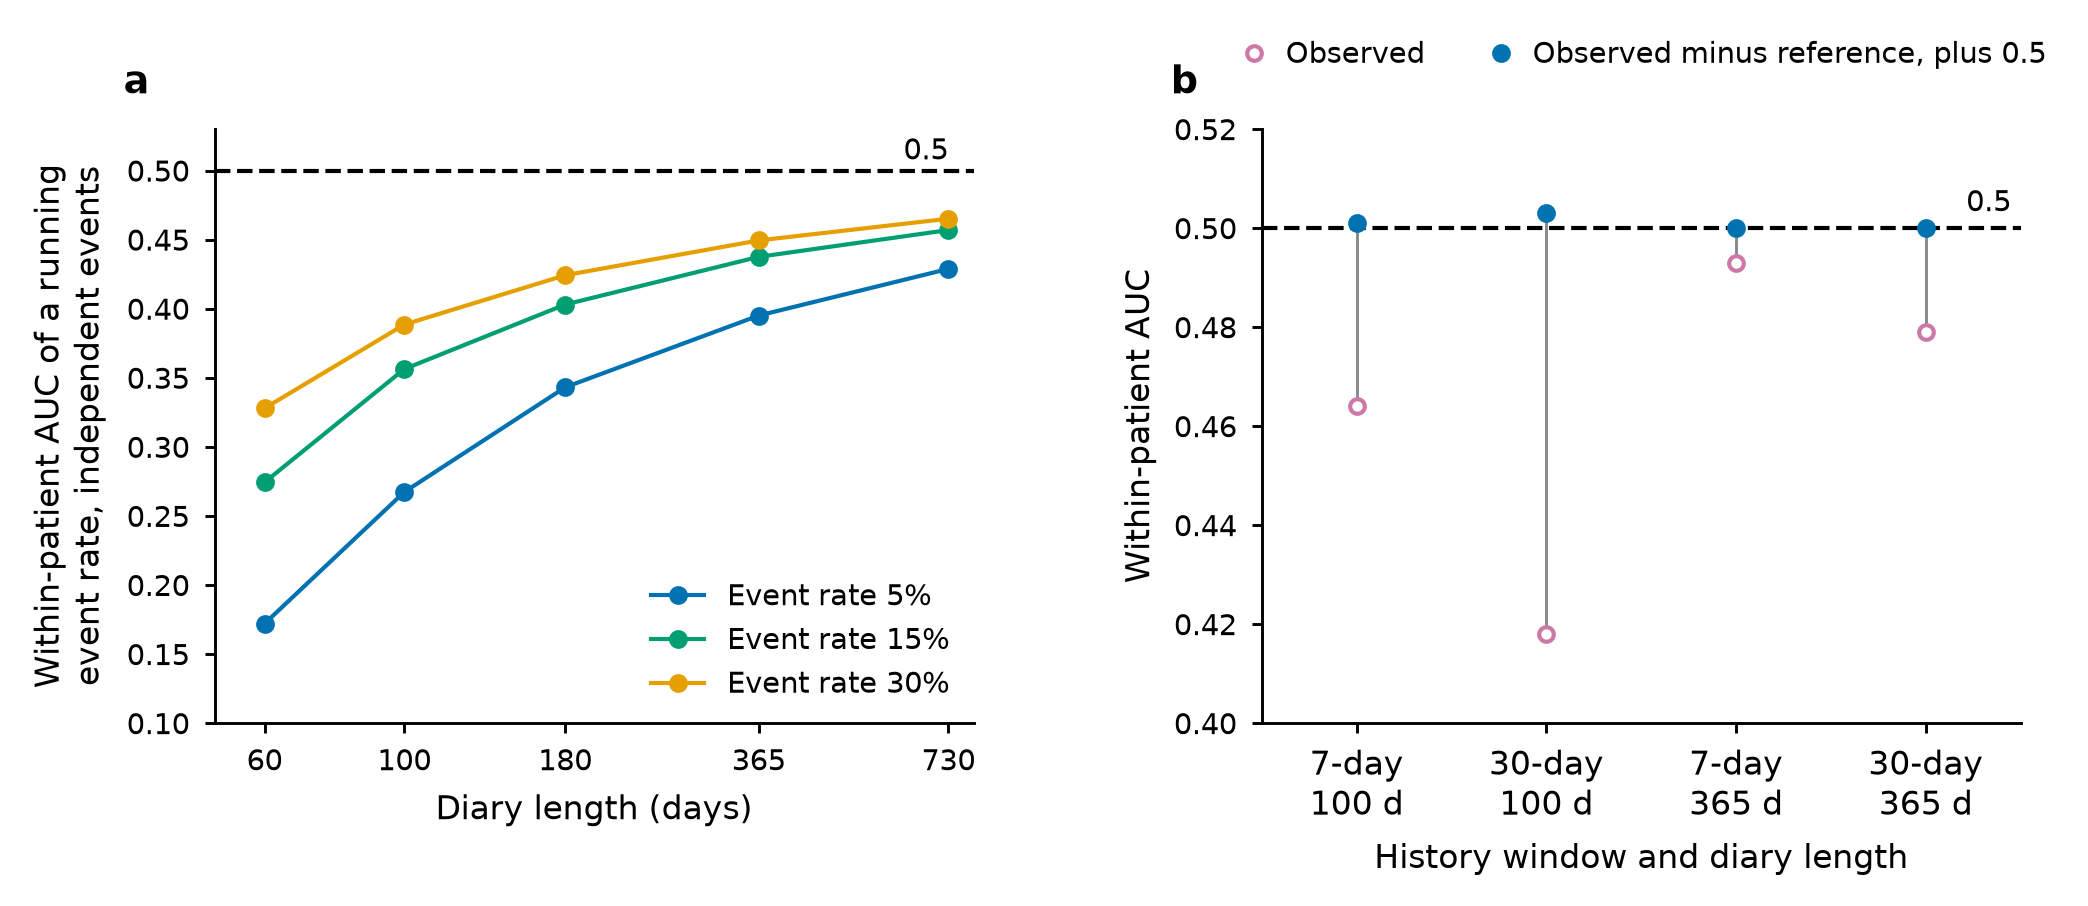

This figure's Python source:
from pathlib import Path
import json
import numpy as np
import matplotlib.pyplot as plt
from matplotlib.lines import Line2D

HERE = Path(__file__).resolve().parent
PROJECT = HERE.parent
GRID_FILE = PROJECT / "results" / "history_bias_grid.json"
FIX_FILE = PROJECT / "results" / "history_bias_fix.json"

# Okabe-Ito colors and compact journal styling.
BLUE = "#0072B2"
GREEN = "#009E73"
PINK = "#CC79A7"
ORANGE = "#E69F00"
BLACK = "#000000"
GRAY = "#888888"
MARKER_SIZE = 3.5
LINE_WIDTH = 1.0

plt.rcParams.update({
    "font.family": "sans-serif",
    "font.size": 8,
    "axes.labelsize": 8,
    "xtick.labelsize": 7,
    "ytick.labelsize": 7,
    "legend.fontsize": 7,
    "pdf.fonttype": 42,
    "ps.fonttype": 42,
})

with GRID_FILE.open(encoding="utf-8") as f:
    grid = json.load(f)
with FIX_FILE.open(encoding="utf-8") as f:
    fix = json.load(f)

fig, axes = plt.subplots(1, 2, figsize=(7.0, 3.0))

# Panel a: no-skill history forecast by diary length.
ax = axes[0]
colors = {0.05: BLUE, 0.15: GREEN, 0.30: ORANGE}
for p in (0.05, 0.15, 0.30):
    rows = sorted(
        (r for r in grid if r["feature"] == "expanding" and r["p"] == p),
        key=lambda r: r["T"],
    )
    diary_days = np.array([r["T"] for r in rows], dtype=float)
    auc = np.array([r["within_auc"] for r in rows], dtype=float)
    ax.plot(diary_days, auc, marker="o", markersize=MARKER_SIZE,
            linewidth=LINE_WIDTH, color=colors[p], label=f"Event rate {p:.0%}")
ax.axhline(0.5, color=BLACK, linestyle="--", linewidth=LINE_WIDTH)
ax.set_xscale("log")
ax.set_xlabel("Diary length (days)")
ax.set_ylabel("Within-patient AUC of a running\nevent rate, independent events")
ax.set_xlim(50, 800)
ax.set_ylim(0.10, 0.53)
ticks_a = [60, 100, 180, 365, 730]
ax.set_xticks(ticks_a, labels=[str(x) for x in ticks_a])
ax.get_xaxis().set_minor_locator(plt.NullLocator())
ax.text(730, 0.503, "0.5", ha="right", va="bottom", fontsize=7)
ax.legend(frameon=False, loc="lower right", handlelength=1.8,
          borderaxespad=0.4)

# Panel b: paired raw and permutation-null-corrected estimates.
ax = axes[1]
rows = [r for r in fix if r["signal_b"] == 0.0]
groups = [(7, 100), (30, 100), (7, 365), (30, 365)]
raw_values = []
corrected_values = []
for window, diary_length in groups:
    row = next(r for r in rows
               if r["window"] == window and r["T"] == diary_length)
    raw_values.append(float(row["raw"]))
    corrected_values.append(float(row["corrected"]))

x = np.arange(len(groups), dtype=float)
for xpos, raw, corrected in zip(x, raw_values, corrected_values):
    ax.vlines(xpos, min(raw, corrected), max(raw, corrected),
              color=GRAY, linewidth=0.7, zorder=1)
    ax.plot(xpos, raw, marker="o", linestyle="none", markersize=MARKER_SIZE,
            markerfacecolor="white", markeredgecolor=PINK,
            markeredgewidth=LINE_WIDTH, zorder=2)
    ax.plot(xpos, corrected, marker="o", linestyle="none",
            markersize=MARKER_SIZE, markerfacecolor=BLUE,
            markeredgecolor=BLUE, markeredgewidth=LINE_WIDTH, zorder=3)
ax.set_ylabel("Within-patient AUC")
ax.set_ylim(0.40, 0.52)
ax.set_yticks(np.arange(0.40, 0.5201, 0.02))
ax.set_xlim(-0.5, 3.5)
ax.axhline(0.5, color=BLACK, linestyle="--", linewidth=LINE_WIDTH)
ax.text(3.45, 0.502, "0.5", ha="right", va="bottom", fontsize=7)
ax.set_xticks(x, labels=[
    "7-day\n100 d",
    "30-day\n100 d",
    "7-day\n365 d",
    "30-day\n365 d",
])
ax.tick_params(axis="x", labelsize=8, pad=3)
ax.set_xlabel("History window and diary length")

legend_handles = [
    Line2D([], [], marker="o", linestyle="none", markersize=MARKER_SIZE,
           markerfacecolor="white", markeredgecolor=PINK,
           markeredgewidth=LINE_WIDTH, label="Observed"),
    Line2D([], [], marker="o", linestyle="none", markersize=MARKER_SIZE,
           markerfacecolor=BLUE, markeredgecolor=BLUE,
           markeredgewidth=LINE_WIDTH,
           label="Observed minus reference, plus 0.5"),
]

# Put panel labels above the axes, outside the data regions.
for ax, label in zip(axes, ("a", "b")):
    ax.text(-0.12, 1.045, label, transform=ax.transAxes,
            ha="left", va="bottom", fontsize=9, fontweight="bold",
            clip_on=False)
    ax.spines["top"].set_visible(False)
    ax.spines["right"].set_visible(False)
    ax.tick_params(direction="out", length=2.5, width=0.7)
    ax.spines["left"].set_linewidth(0.7)
    ax.spines["bottom"].set_linewidth(0.7)

axes[1].legend(handles=legend_handles, frameon=False, loc="lower center",
               bbox_to_anchor=(0.5, 1.08), ncol=2, handlelength=1.2,
               handletextpad=0.5, borderaxespad=0.0)
fig.subplots_adjust(left=0.13, right=0.99, bottom=0.22, top=0.88, wspace=0.38)
fig.savefig(HERE / "fig3_history_bias.pdf", bbox_inches="tight")
fig.savefig(HERE / "fig3_history_bias.png", dpi=300, bbox_inches="tight")
